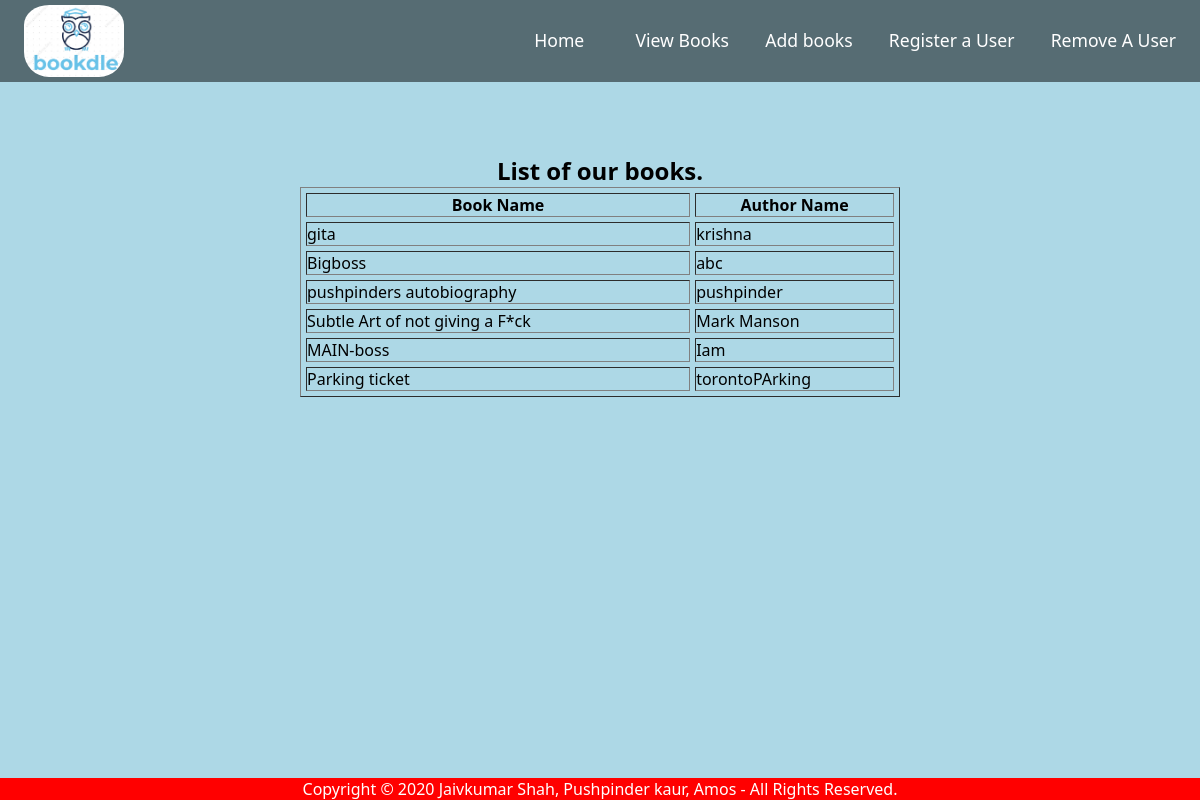
The page /viewBooks.php on the database its author committed.
### tables this page shows
CREATE TABLE `books` (
  `id` int(15) NOT NULL,
  `isbn` int(255) NOT NULL,
  `book_title` varchar(255) NOT NULL,
  `author_name` varchar(255) NOT NULL
);

### viewBooks.php (the view, shortened to what this page needs)
<!DOCTYPE HTML>
<html>
    <head>
        <link rel="stylesheet" href="style.css">
    </head>
    <body>
    <div class="navbar">
             <div class="brand">
                 <img src="images/logo.PNG"/>
            </div>
            <nav>
                <ul>
                <li><a href="adminPanel.php">Home</a></li>
                    <li><a href="viewBooks.php" >View Books</a></li>
                    <li><a href="addBooks.html" >Add books</a>
                    </li>
                    <li><a href="Registration.php">Register a User</a></li>
                    <li><a href="deleteData.php">Remove A User</a></li>
                </ul>
            </nav>
        </div>
        <center style = "table" >
            <form action="" method="POST" enctype="multipart\form-data">
                <table width=50% border = "1" cellpadding = "5" cellspacing = "5" ">
                    <thead>
                        <th>Book Name</th>
                        <th>Author Name</th>
                    </thead>
        <?php
          $dbc=mysqli_connect('localhost','root','','library')
          or die ("Could not Connect! \n");
         $sql="SELECT * from books;";
          echo "<h2> List of our books. </h2> \n ";
         $result=mysqli_query($dbc,$sql) or die ("Error Querying Database");
         while($row=mysqli_fetch_array($result)){
            ?>
                <tr>
                    <td><?php echo $row['book_title'] ?></td>
                    <td><?php echo $row['author_name'] ?></td>
                </tr>
            <?php
         }
        ?>
                 </table>
            </form>
        </center>
        <div class="footer">
        <div class="copyright-container">
            <div class="vert-align">
                <p class="headline">
                Copyright &copy; 2020 Jaivkumar Shah, Pushpinder kaur, Amos - All Rights Reserved.</p>
            </div>
        </div>
    </div>
    </body>
</html>

### style.css (style rules this page uses)
*,*::after,*::before { margin: 0; padding: 0; box-sizing: border-box; }
body { margin: 0; padding: 0; box-sizing: border-box; font-family: 'Segoe UI', Tahoma, Geneva, Verdana, sans-serif; }
.navbar { background-color: rgba(0,0,0,0.5); min-height: 80px; padding: 0 2%; position: fixed; width: 100%; top: 0; right: 0; }
.navbar .brand img { width: 100px; padding-top: 5px; border-radius: 25px; }
.navbar .brand { float: left; }
.navbar nav { float: right; }
.navbar::after { content: ''; display: block; clear: both; }
.navbar nav ul { margin: 0; padding: 0; }
.navbar nav ul li { display: inline-block; list-style: none; margin-left: 2em; }
.navbar nav ul li a { display: inline-block; min-width: 80px; line-height: 80px; text-decoration: none; color: #fff; font-size: 1.1em; text-align: center; position: relative; -webkit-transition: color .3s ease-in-out; -moz-transition: color .3s ease-in-out; transition: color .3s ease-in-out; z-index: 100; }
.navbar nav ul li a::before { position: absolute; content: ''; width: 100%; height: 100%; top: 0; left: 0; background-color: white; transform: scaleY(0); transform-origin: bottom; transition: transform ease-in-out .3s; z-index: -1; }
.copyright-container { position: fixed; left: 0; bottom: 0; width: 100%; background-color: red; color: white; text-align: center }
.footer { position: fixed; left: 0; bottom: 0; width: 100%; text-align: center; }

### viewBooks.php (style rules this page uses)
body { background-color: lightblue; }

### rows shown on the page
books: book_title "gita", author_name "krishna"
books: book_title "Bigboss", author_name "abc"
books: book_title "pushpinders autobiography", author_name "pushpinder"
books: book_title "Subtle Art of not giving a F*ck", author_name "Mark Manson"
books: book_title "MAIN-boss", author_name "Iam"
books: book_title "Parking ticket", author_name "torontoPArking"
